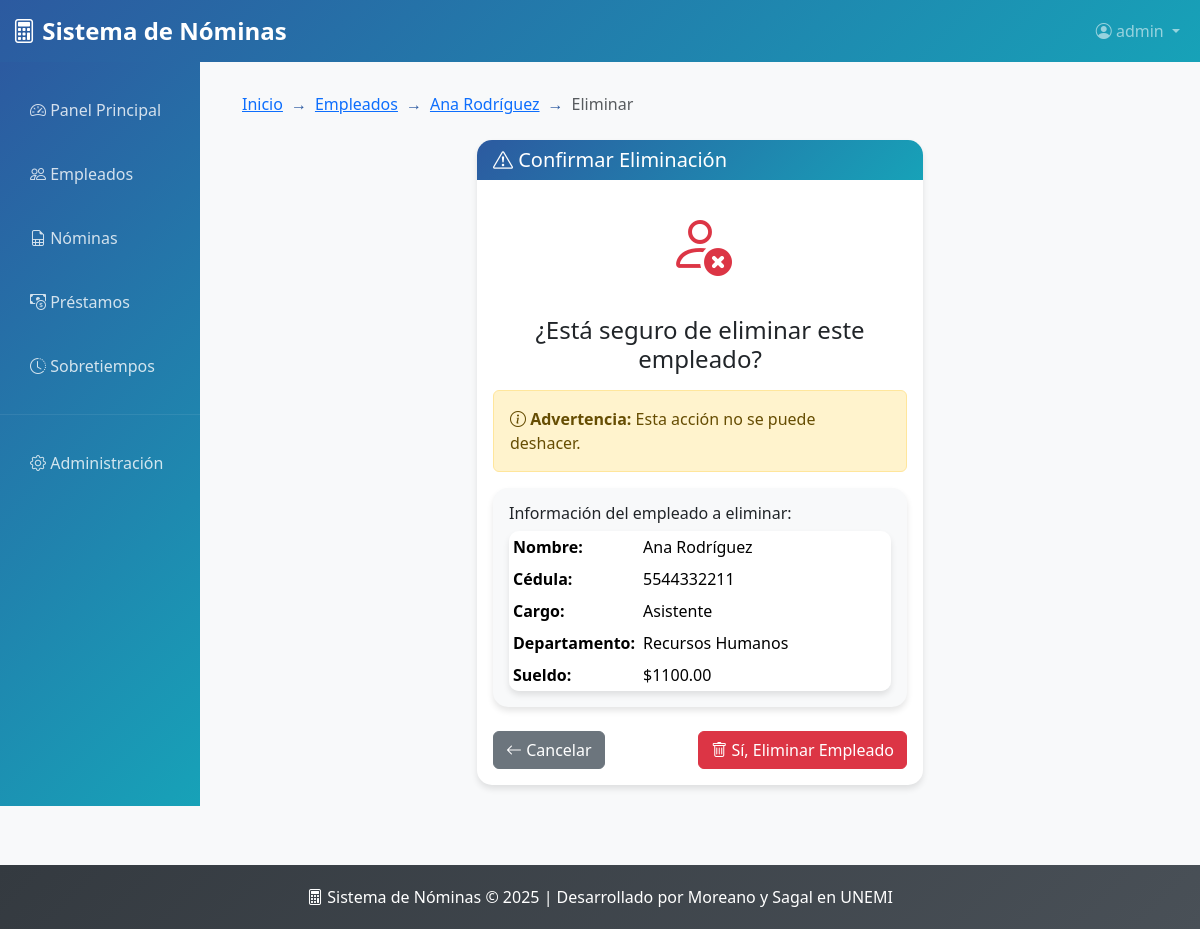
/empleados/25/eliminar/ (signed in), run on the app's committed database.
### nomina/models.py (models this page shows, shortened)
class Empleado(models.Model):
    cedula = models.CharField(max_length=10, unique=True)
    nombre = models.CharField(max_length=200)
    sueldo = models.DecimalField(max_digits=10, decimal_places=2)
    departamento = models.CharField(max_length=100)
    cargo = models.CharField(max_length=100)
    fecha_ingreso = models.DateField(null=True, blank=True)

### nomina/views.py (the view, shortened to what this page needs)
# urls.py: path('empleados/<int:empleado_id>/eliminar/', views.EmpleadoDeleteView.as_view(), name='empleado_eliminar'),
class EmpleadoDeleteView(LoginRequiredMixin, TitleContextMixin, DeleteView):
    model = Empleado
    template_name = 'empleado_confirmar_eliminar.html'
    pk_url_kwarg = 'empleado_id'
    success_url = reverse_lazy('empleados_lista')
    title1 = "Empleados"
    title2 = "Eliminar Empleado"

### nomina/mixins.py (called while the page is built)
    def get_context_data(self, **kwargs):
        context = super().get_context_data(**kwargs)
        if self.title1:
            context["title1"] = self.title1
        if self.title2:
            context["title2"] = self.title2
        return context

### templates/empleado_confirmar_eliminar.html (shortened to what this page needs)
{% extends 'base.html' %}
{% block breadcrumb_items %}
    <li class="breadcrumb-item"><a href="{% url 'empleados_lista' %}">Empleados</a></li>
    <li class="breadcrumb-item"><a href="{% url 'empleado_detalle' empleado.id %}">{{ empleado.nombre }}</a></li>
    <li class="breadcrumb-item active">Eliminar</li>
{% endblock %}
{% block content %}
<div class="row justify-content-center">
    <div class="col-md-6">
        <div class="card border-danger">
            <div class="card-header bg-danger text-white">
                <h5 class="card-title mb-0">
                    <i class="bi bi-exclamation-triangle"></i> Confirmar Eliminación
                </h5>
            </div>
            <div class="card-body">
                <div class="text-center mb-4">
                    <i class="bi bi-person-x text-danger" style="font-size: 4rem;"></i>
                </div>
                <h4 class="text-center mb-3">¿Está seguro de eliminar este empleado?</h4>
                <div class="alert alert-warning">
                    <i class="bi bi-info-circle"></i>
                    <strong>Advertencia:</strong> Esta acción no se puede deshacer.
                </div>
                <div class="card bg-light">
                    <div class="card-body">
                        <h6>Información del empleado a eliminar:</h6>
                        <table class="table table-sm table-borderless mb-0">
                            <tr>
                                <th width="30%">Nombre:</th>
                                <td>{{ empleado.nombre }}</td>
                            </tr>
                            <tr>
                                <th>Cédula:</th>
                                <td>{{ empleado.cedula }}</td>
                            </tr>
                            <tr>
                                <th>Cargo:</th>
                                <td>{{ empleado.cargo }}</td>
                            </tr>
                            <tr>
                                <th>Departamento:</th>
                                <td>{{ empleado.departamento }}</td>
                            </tr>
                            <tr>
                                <th>Sueldo:</th>
                                <td>${{ empleado.sueldo|floatformat:2 }}</td>
                            </tr>
                        </table>
                    </div>
                </div>
                <form method="post" class="mt-4">
                    <div class="d-flex justify-content-between">
                        <a href="{% url 'empleado_detalle' empleado.id %}" class="btn btn-secondary">
                            <i class="bi bi-arrow-left"></i> Cancelar
                        </a>
                        <button type="submit" class="btn btn-danger">
                            <i class="bi bi-trash"></i> Sí, Eliminar Empleado
                        </button>
                    </div>
                </form>
            </div>
        </div>
    </div>
</div>
{% endblock %}

### templates/base.html (shortened to what this page needs)
<!DOCTYPE html>
<html lang="es">
<head>
    <link href="https://cdn.jsdelivr.net/npm/bootstrap@5.3.2/dist/css/bootstrap.min.css" rel="stylesheet">
    <link rel="stylesheet" href="https://cdn.jsdelivr.net/npm/bootstrap-icons@1.11.1/font/bootstrap-icons.css">
</head>
<body>
    <nav class="navbar navbar-expand-lg navbar-dark" style="background: linear-gradient(135deg, var(--primary-color), var(--secondary-color));">
        <div class="container-fluid">
            <a class="navbar-brand" href="{% url 'dashboard' %}">
                <i class="bi bi-calculator"></i> Sistema de Nóminas
            </a>
            <div class="collapse navbar-collapse" id="navbarNav">
                <ul class="navbar-nav ms-auto">
                    <li class="nav-item dropdown">
                        {% if user.is_authenticated %}
                            <a class="nav-link dropdown-toggle" href="#" role="button" data-bs-toggle="dropdown">
                                <i class="bi bi-person-circle"></i> {{ user.username }}
                            </a>
                        {% endif %}
                    </li>
                </ul>
            </div>
        </div>
    </nav>
    <div class="container-fluid">
        <div class="row">
            <div class="col-md-3 col-lg-2 px-0">
                <div class="sidebar">
                    <nav class="nav flex-column pt-3">
                        <a class="nav-link {% if request.resolver_match.url_name == 'dashboard' %}active{% endif %}" href="{% url 'dashboard' %}">
                            <i class="bi bi-speedometer2"></i> Panel Principal
                        </a>
                        <a class="nav-link {% if request.resolver_match.url_name == 'empleados_lista' %}active{% endif %}" href="{% url 'empleados_lista' %}">
                            <i class="bi bi-people"></i> Empleados
                        </a>
                        <a class="nav-link {% if request.resolver_match.url_name == 'nominas_lista' %}active{% endif %}" href="{% url 'nominas_lista' %}">
                            <i class="bi bi-file-earmark-spreadsheet"></i> Nóminas
                        </a>
                        <a class="nav-link {% if request.resolver_match.url_name == 'prestamos_lista' %}active{% endif %}" href="{% url 'prestamos_lista' %}">
                            <i class="bi bi-cash-coin"></i> Préstamos
                        </a>
                        <a class="nav-link {% if request.resolver_match.url_name == 'sobretiempos_lista' %}active{% endif %}" href="{% url 'sobretiempos_lista' %}">
                            <i class="bi bi-clock-history"></i> Sobretiempos
                        </a>
                        <hr class="my-3" style="border-color: rgba(255,255,255,0.3);">
                        <a class="nav-link" href="/admin/">
                            <i class="bi bi-gear"></i> Administración
                        </a>
                    </nav>
                </div>
            </div>
            <div class="col-md-9 col-lg-10">
                <div class="main-content fade-in">
                    {% block breadcrumb %}
                    <nav aria-label="breadcrumb" class="mb-4">
                        <ol class="breadcrumb">
                            <li class="breadcrumb-item"><a href="{% url 'dashboard' %}">Inicio</a></li>
                            {% block breadcrumb_items %}{% endblock %}
                        </ol>
                    </nav>
                    {% endblock %}
                    {% block content %}{% endblock %}
                </div>
            </div>
        </div>
    </div>
    <footer class="footer">
        <div class="container">
            <p class="mb-0">
                <i class="bi bi-calculator"></i> Sistema de Nóminas © 2025
                | Desarrollado por Moreano y Sagal en UNEMI
            </p>
        </div>
    </footer>
</body>
</html>

### templates/base.html (style rules this page uses)
:root { --primary-color: #2c5aa0; --secondary-color: #17a2b8; --success-color: #28a745; --danger-color: #dc3545; --warning-color: #ffc107; --info-color: #17a2b8; --light-color: #f8f9fa; --dark-color: #343a40; }
body { background-color: var(--light-color); font-family: 'Segoe UI', Tahoma, Geneva, Verdana, sans-serif; }
.navbar-brand { font-weight: bold; font-size: 1.5rem; }
.sidebar { min-height: calc(100vh - 56px); background: linear-gradient(135deg, var(--primary-color), var(--secondary-color)); color: white; transition: all 0.3s; }
.sidebar .nav-link { color: rgba(255, 255, 255, 0.8); padding: 15px 20px; border-radius: 8px; margin: 5px 10px; transition: all 0.3s; }
.main-content { padding: 30px; }
.card { border: none; border-radius: 15px; box-shadow: 0 4px 6px rgba(0, 0, 0, 0.1); transition: transform 0.3s, box-shadow 0.3s; }
.card-header { background: linear-gradient(135deg, var(--primary-color), var(--secondary-color)); color: white; border-radius: 15px 15px 0 0 !important; border: none; }
.table { border-radius: 10px; overflow: hidden; box-shadow: 0 4px 6px rgba(0, 0, 0, 0.1); }
.footer { background: linear-gradient(135deg, var(--dark-color), #495057); color: white; text-align: center; padding: 20px 0; margin-top: 50px; }
.fade-in { animation: fadeIn 0.5s ease-in; }
.breadcrumb { background: transparent; padding: 0; }
.breadcrumb-item + .breadcrumb-item::before { content: "→"; color: var(--primary-color); }

### data on the page
Empleado: nombre "Ana Rodríguez", cedula "5544332211", cargo "Asistente", departamento "Recursos Humanos", sueldo "1100.00"

### other printed values
{{ user.username }} "admin"
